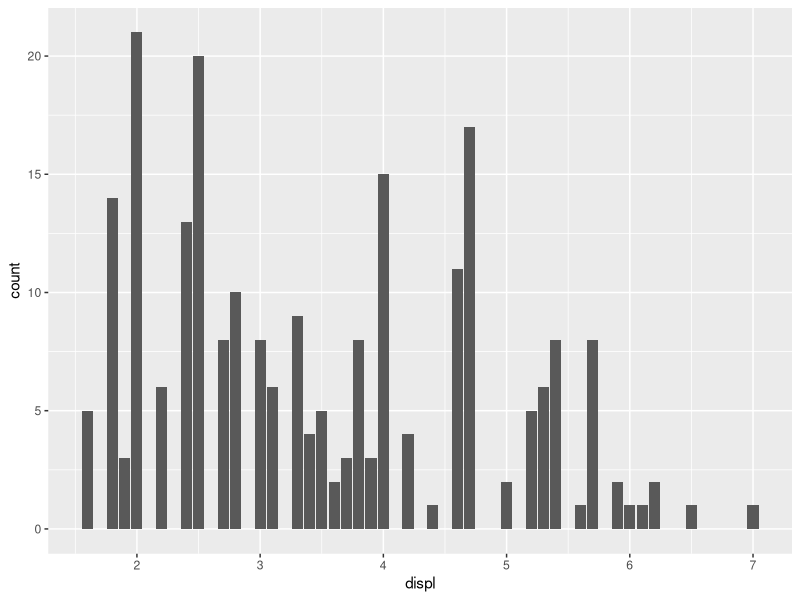
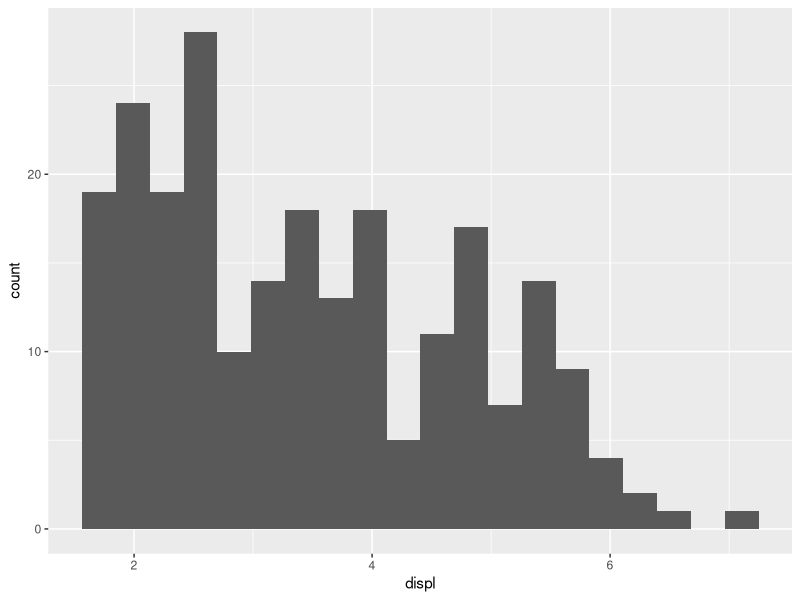
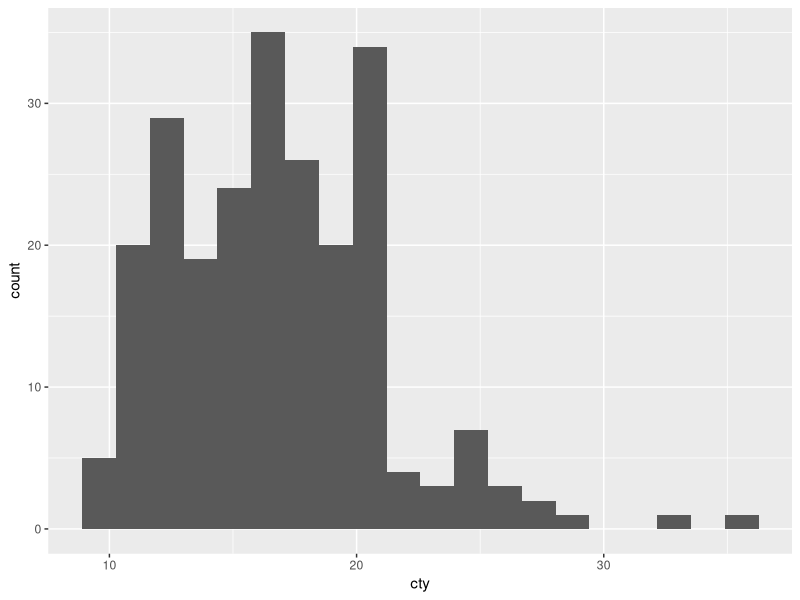
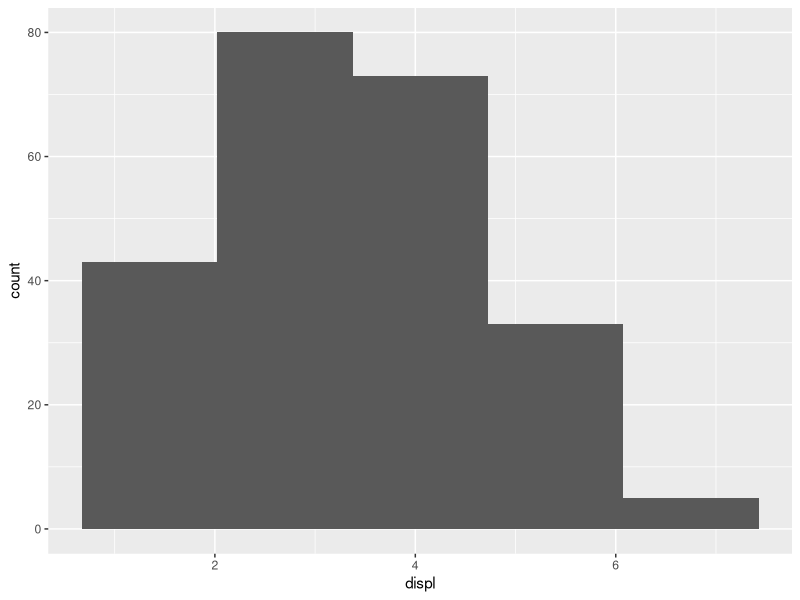
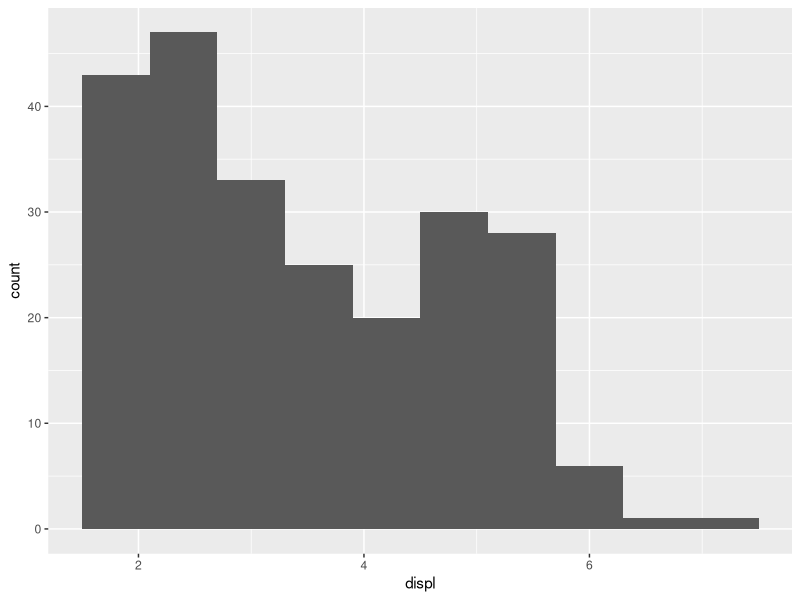
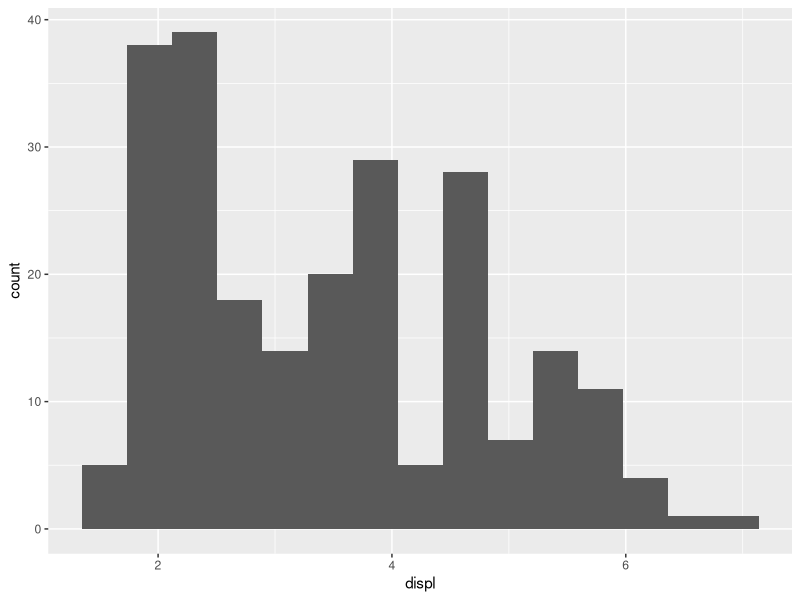
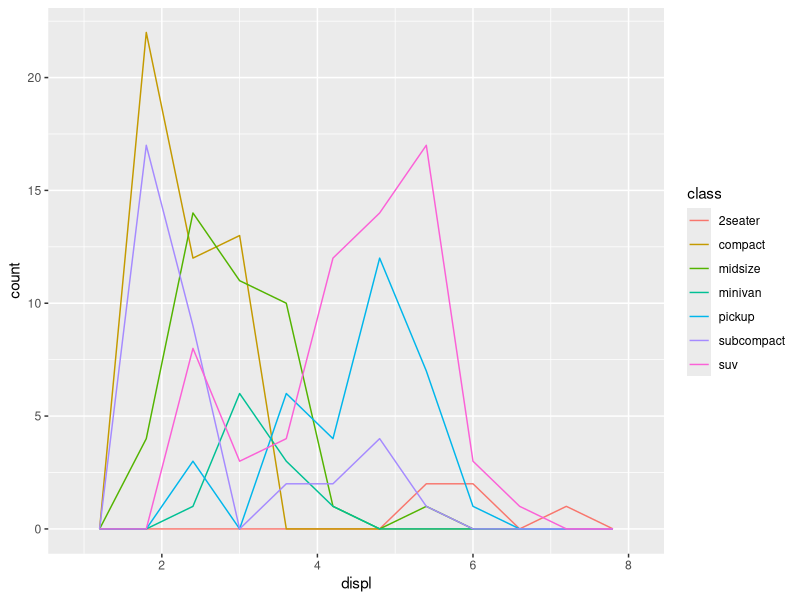
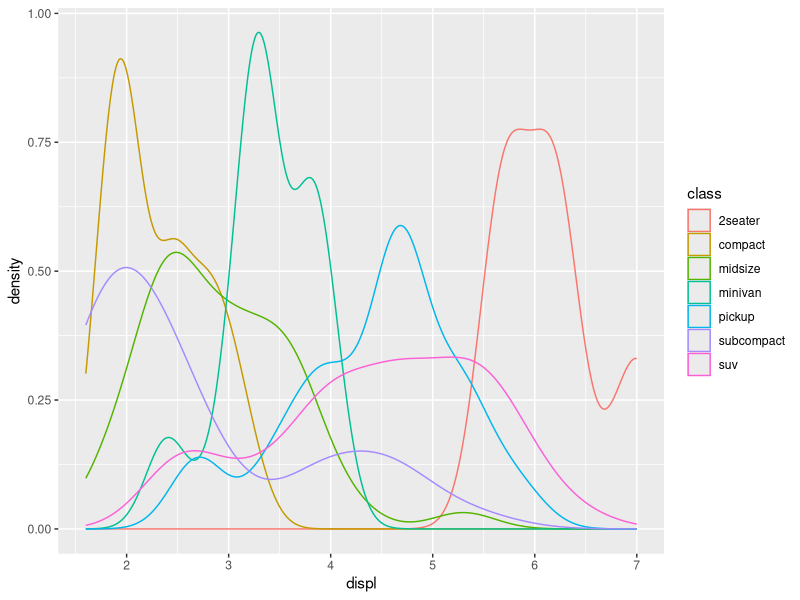

These charts were generated, in order, by the following R code:
## ---- chunk 1
# knitr options
knitr::opts_chunk$set(echo = TRUE)
## ---- chunk 2
library(tidyverse)
## ---- chunk 3
## NOTE: No need to modify
mpg %>% 
  ggplot(aes(displ)) +
  geom_bar()
## ---- chunk 4
## NOTE: No need to modify
mpg %>% 
  ggplot(aes(displ)) +
  geom_histogram(bins = 20)
## ---- chunk 5
## TASK: Make a histogram of
mpg %>% 
  ggplot(aes(cty)) +
  geom_histogram(bins = 20)
## ---- chunk 6
## NOTE: No need to modify
mpg %>% 
  ggplot(aes(displ)) +
  geom_histogram(bins = 5)
## ---- chunk 7
## NOTE: No need to modify
mpg %>% 
  ggplot(aes(displ)) +
  geom_histogram(bins = 10)
## ---- chunk 8
## NOTE: No need to modify
mpg %>% 
  ggplot(aes(displ)) +
  geom_histogram(bins = 15)
## ---- chunk 9
## NOTE: No need to modify
mpg %>%
  ggplot(aes(displ, color = class)) +
  geom_freqpoly(bins = 10)
## ---- chunk 10
## NOTE: No need to modify
mpg %>%
  ggplot(aes(displ, color = class)) +
  geom_density()
## ---- chunk 11
## NOTE: No need to modify
mpg %>%
  ggplot(aes(cty, color = class)) +
  geom_freqpoly(bins = 10)
## ---- chunk 12
## NOTE: No need to modify
mpg %>%
  ggplot(aes(cty, color = class)) +
  geom_density()
## ---- chunk 13
mpg %>%
  ggplot(aes(cty, color = class)) +
  geom_density() +
  facet_wrap(vars(class), scales = "free")
## ---- chunk 14
## TODO: Run this chunk; play with differnet bin widths
diamonds %>%
  filter(carat < 1.1) %>%

  ggplot(aes(carat)) +
  geom_histogram(binwidth = .01, boundary = 0.005) +
  scale_x_continuous(
    breaks = seq(0, 1, by = 0.1)

  )
